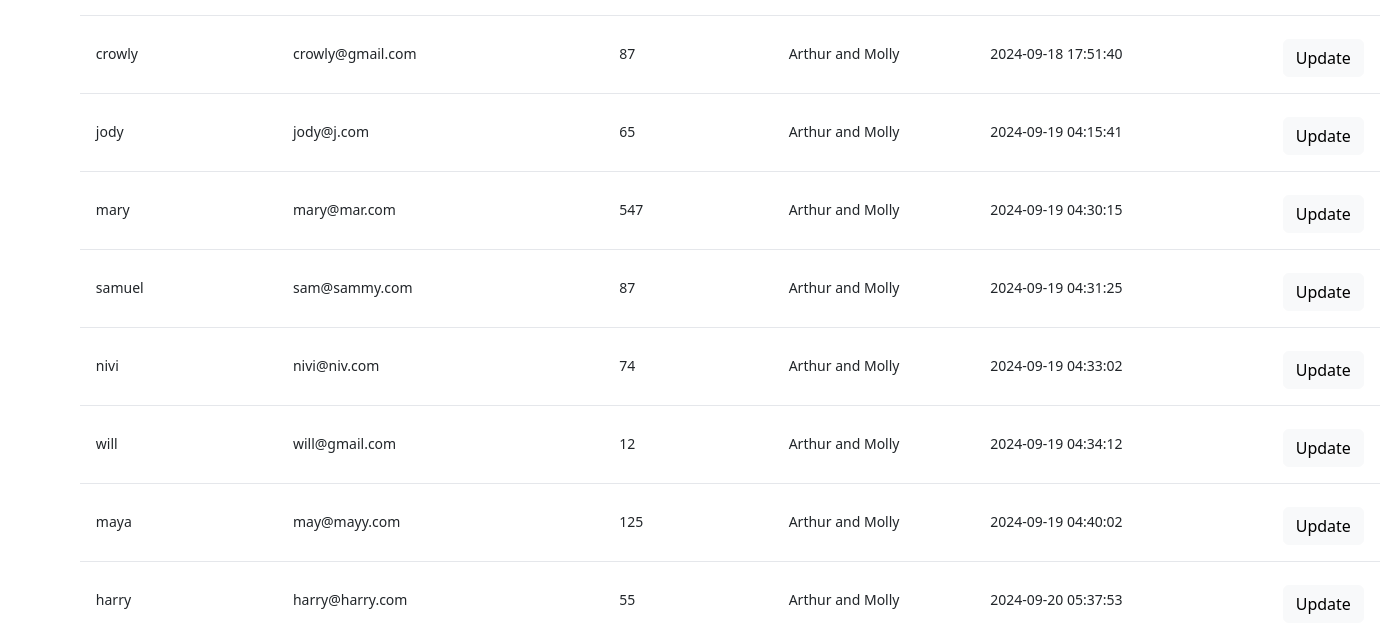
/users (lower part), run on an earlier commit of the app's database.
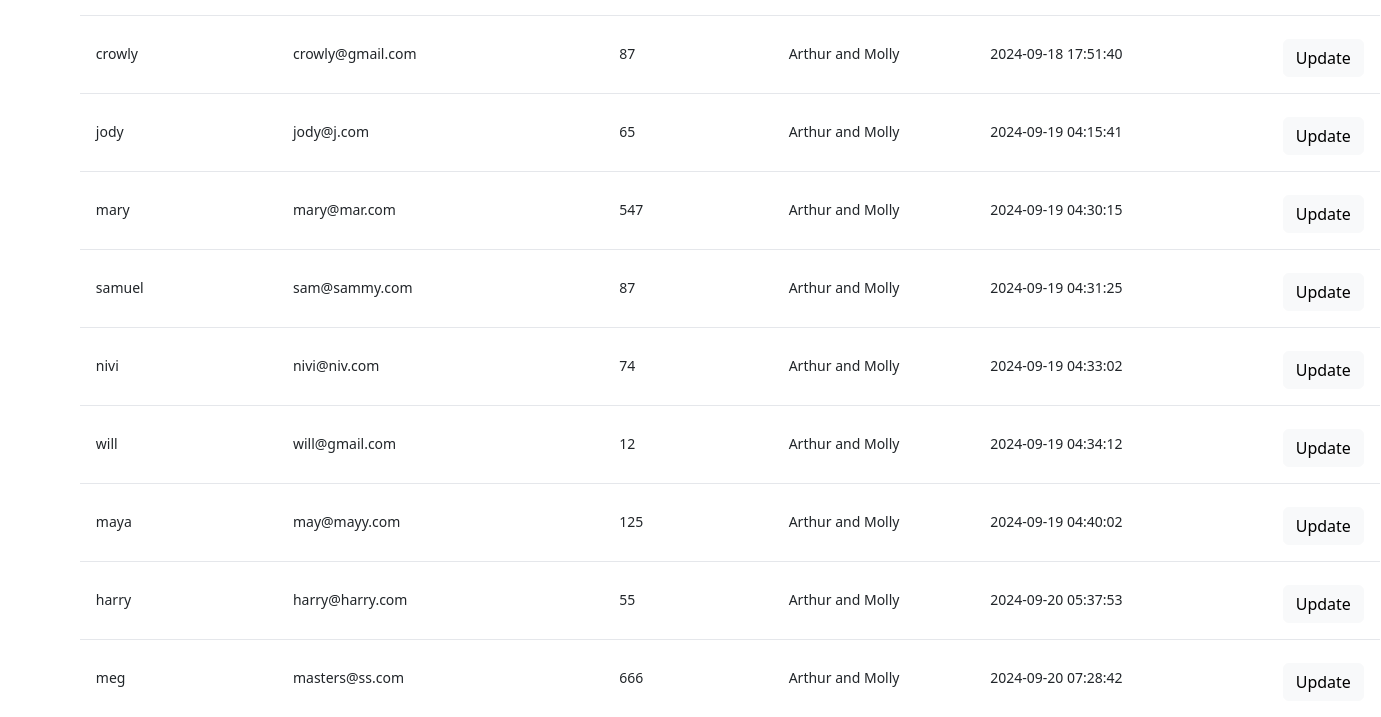
And on a later commit of the database.
### app.py (models this page shows)
class User(db.Model, UserMixin):
    user_id = db.Column(db.Integer, primary_key=True, autoincrement=True)
    email = db.Column(db.String(100),unique=True)
    password_hash = db.Column(db.String(500))
    first_name = db.Column(db.String(100),nullable=False)
    middle_name = db.Column(db.String(100),nullable=False)
    last_name = db.Column(db.String(100))
    contact_no =  db.Column(db.String(100),nullable=False)
    alt_contact_no = db.Column(db.String(100), nullable=True, default=None)
    company_id = mapped_column(Integer, ForeignKey("company.comp_id"))
    company = relationship("Company",backref=backref('users', lazy=True))
    is_deleted = db.Column(db.Boolean, default=False)
    created_by = db.Column(db.String(100), nullable=False)
    created_dt = db.Column(db.DateTime(timezone=True), server_default=func.now())
    updated_by = db.Column(db.String(100), nullable=False)
    updated_dt = db.Column(db.DateTime(timezone=True), server_default=func.now())

### app.py (the view)
@app.route('/users',methods=['GET', 'POST'] )
def users():
    user_list = User.query.all()
    return render_template('partials/table.html', users=user_list)

### templates/partials/table.html (shortened to what this page needs)
{% extends 'base.html' %}
{% block content %}
<!DOCTYPE html>
<html lang="en">
<head>
  <link href="https://unpkg.com/tailwindcss@^2/dist/tailwind.min.css" rel="stylesheet">
  <link href="https://cdn.jsdelivr.net/npm/bootstrap@5.3.3/dist/css/bootstrap.min.css" rel="stylesheet">
</head>
<body>
<div>
  <section class="section">
    <div id="table1">
      <table class="table2" id="results">
        <tbody id="results" class="divide-y divide-white-100">
          {% for user in users %}
          <tr class="bg-white-200">
            <td class="p-3 text-sm text-black-700 whitespace-nowrap">{{ user.first_name }}</td>
            <td class="p-3 text-sm text-black-700 whitespace-nowrap">{{ user.email }}</td>
            <td class="p-3 text-sm text-black-700 whitespace-nowrap">{{ user.contact_no }}</td>
            <td class="p-3 text-sm text-black-700 whitespace-nowrap">{{ user.created_by }}</td>
            <td class="p-3 text-sm text-black-700 whitespace-nowrap">{{ user.created_dt }}</td>
            <td class="p-3 text-sm text-black-700 whitespace-nowrap">
              <a id="{{user.user_id}}" x-data="{usedKeyboard: false}" @keydown.window.tab="usedKeyboard = true" role="button" @click="$dispatch('open-menu', {open: true, user_id: $event.target.id});"  class="btn btn-light" style="float: right;">Update</a>
            </td>
          </tr>
          {% endfor %}
        </tbody>
      </table>
    </div>
  </section>
</div>
</body>
{% endblock %}

### templates/base.html (shortened to what this page needs)
<!doctype html>
<html lang="en">
  <head>
    <link href="{{url_for('static', filename='style.css')}}" rel="stylesheet">
    <script src="https://cdn.tailwindcss.com"></script>
  </head>
  <body>
    <div class="container-fluid">
        {% block content %}
         {% endblock %}
        </div>
  </body>
</html>

### static/style.css (style rules this page uses)
html, body { height: 100%; }
body { height: -moz-calc(100% - 113px); height: -webkit-calc(100% - 113px); height: calc(100% - 113px); }
body { background: #c4e4f5; }
.btn { margin-left: 10px; margin-top: 7px; font-size: 16px; font-family: 'OpenSansBold'; padding: 5px 15px 10px 15px; }
table, th, td { border-left: none; border-right: none; }
tr td:nth-child(1), tr th:nth-child(1) { border-radius: .625rem 0 0 .625rem; }
#table1 { margin-top: 7%; margin-left: 5%; width: 1300px;; }
.table2 { width: 1300px; }

What changed in the data, as far as the page shows it:
added User: first_name "meg", email "masters@ss.com", contact_no "666", created_by "Arthur and Molly", created_dt "2024-09-20 07:28:42"
